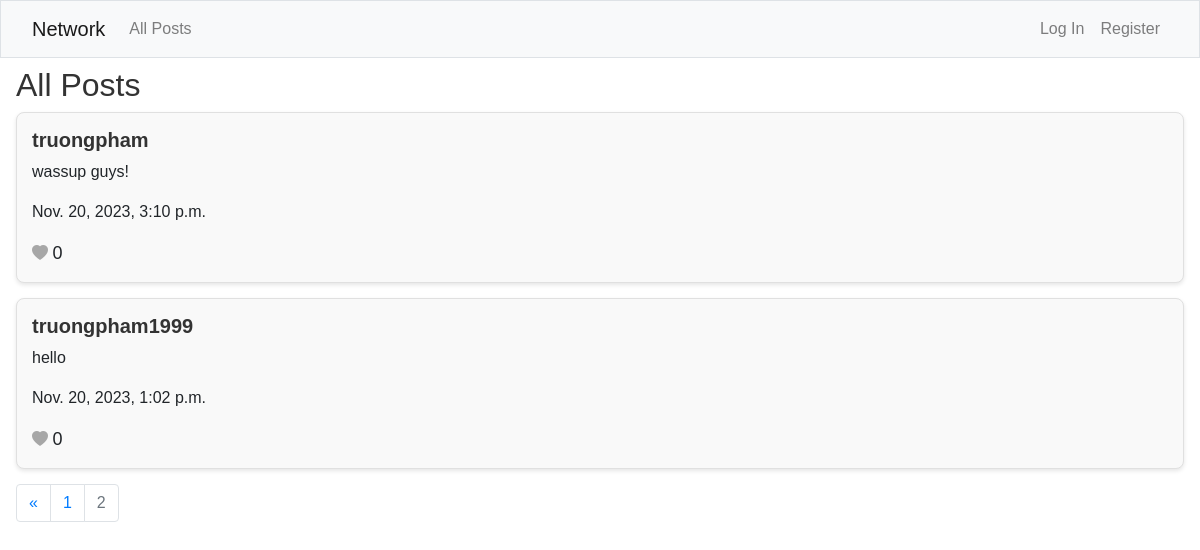
Before: /?page=2 with the older database file.
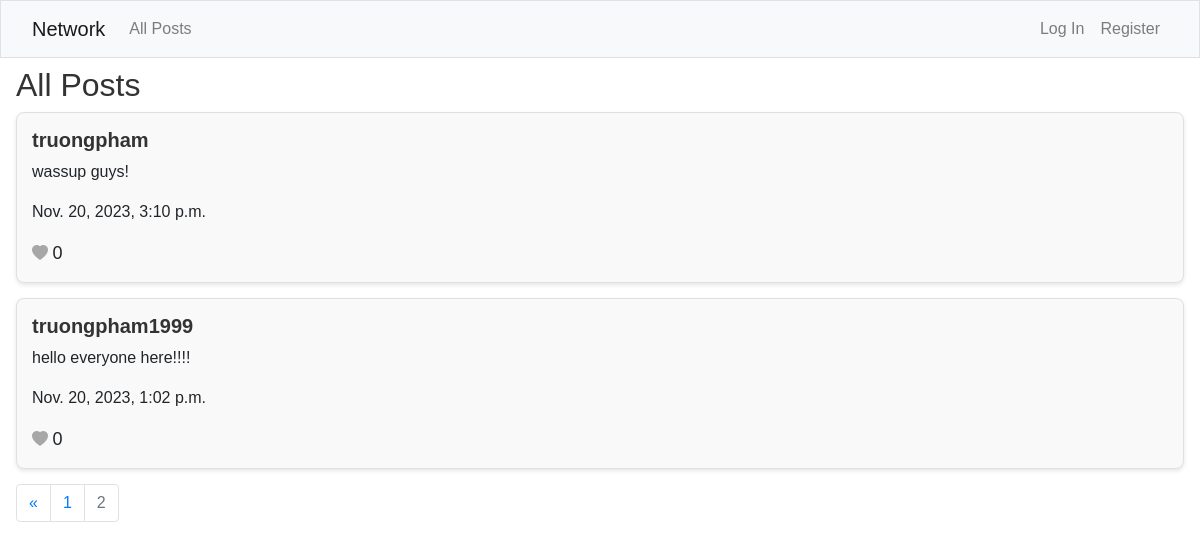
After: the same page with the newer database file.
### network/models.py (models this page shows, shortened)
class Post(models.Model):
    content = models.CharField(max_length=1000)
    poster = models.ForeignKey(User, on_delete=models.CASCADE, related_name='posts')
    date = models.DateTimeField(auto_now_add=True)
    def like_count(self):
        return self.likes.count()

class User(AbstractUser):
    pass

### network/views.py (the view)
# urls.py: path("", views.index, name="index"),
def index(request):
    posts = Post.objects.all().order_by('-date')
    if request.user.is_authenticated:
        for post in posts:
            post.is_liked = post.is_like_by_user(request.user)
    else:
        for post in posts:
            post.is_liked = False
    posts, previous_page, next_page = paginate_posts(posts, request.GET.get('page'), 2)
    return render(request, "network/index.html", {
        "posts": posts,
        "previous_page": previous_page,
        "next_page": next_page,
    })

### network/views.py (called while the page is built)
def paginate_posts(posts, page_number, posts_per_page):
    paginator = Paginator(posts, posts_per_page)
    page = page_number
    try:
        posts = paginator.page(page)
    except PageNotAnInteger:
        posts = paginator.page(1)
    except EmptyPage:
        posts = paginator.page(paginator.num.pages)
    previous_page = posts.previous_page_number() if posts.has_previous() else None
    next_page = posts.next_page_number() if posts.has_next() else None
    return posts, previous_page, next_page

### network/templates/network/index.html (shortened to what this page needs)
{% extends "network/layout.html" %}
{% block body %}
    <div class="mt-2 mx-3">
        <h2>All Posts</h2>
        {% for post in posts %}
            <div class="post-form mt-1 text-left" id="post-{{ post.id }}">
                <div class="flex-container-2">
                    <div>
                        <a href="{% url 'profile' post.poster.id %}"><h5><strong>{{ post.poster }}</strong></h5></a>
                    </div>
                </div>
                <p class="post-content">{{ post.content }}</p>
                <p>{{ post.date }}</p>
                <div id="like-container-{{ post.id }}">
                    <a href="javascript:void(0)" class="like-button {% if post.is_liked %}liked{% else %}unliked{% endif %}"
                    id="like-button-{{ post.id }}" data-post-id="{{ post.id }}" data-like="{{ post.is_liked|yesno:'true,false' }}">
                        <i class="bi bi-heart-fill"></i>
                    </a>
                    <span class="like-count" id="like-count-{{ post.id }}">{{ post.like_count }}</span>
                </div>
            </div>
        {% endfor %}
        <nav aria-label="Page navigation example">
            <ul class="pagination">
                {% if posts.has_previous %}
                    <li class="page-item">
                        <a class="page-link" href="?page1" aria-label="Previous">
                            <span aria-hidden="true">&laquo;</span>
                        </a>
                    </li>
                    <li class="page-item"><a class="page-link" href="?page={{ posts.previous_page_number }}">{{ previous_page }}</a></li>
                {% endif %}
                <li class="page-item disabled"><span class="page-link color-type">{{ posts.number }}</span></li>
            </ul>
        </nav>
    </div>
{% endblock %}

Changed rows visible on the page:
changed Post "truongpham1999": content "hello" → "hello everyone here!!!!"
